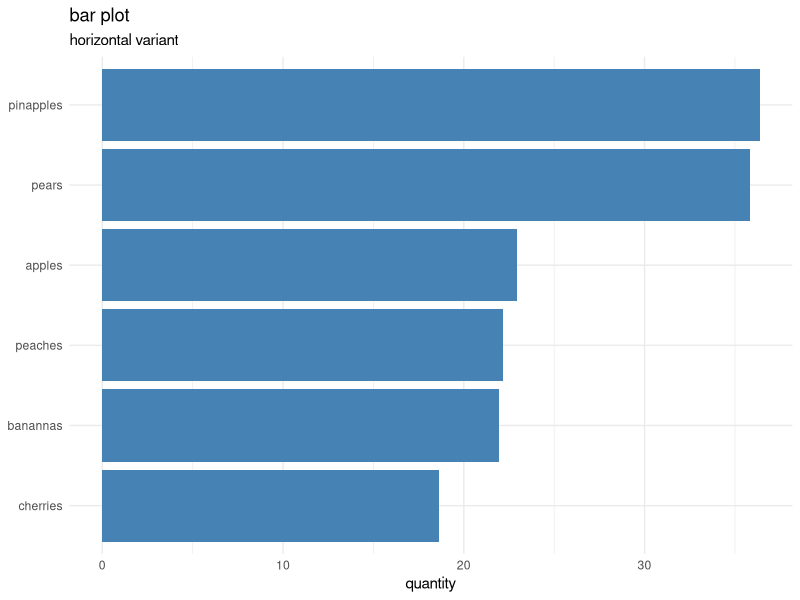

The R source for this figure: (Note: this script raises an error after producing the figure.)
## ---- chunk 1
library(tidyverse)
## ---- chunk 2

# create dummy categorical data
categorical_data <- 
  tibble(fruit = c("apples", "pears", "banannas", "pinapples", "cherries", "peaches"),
         quantity = runif(6, 5, 70)) %>% 
  
  # for categorical graphs its often useful to make the category a factor. This lets
  # you control the order by which it appears on the plot. Below we use fct_reorder
  # from the forcats package to reorder the fruit variable by the quantity of fruit.
  mutate(fruit = forcats::fct_reorder(fruit, quantity))



# barchart

# ggplot is the first command for any ggplot2 plot. data and aestetics aes()
# can be defined here or in any individual geom_*(function) 
ggplot(data = categorical_data, aes(x = fruit, y = quantity)) +
  
  # geom_bar takes a quantity from a "tidy" dataset, here we just have one
  # category-value pair so we use geom_col instead
  geom_col(fill = "steelblue", color = NA) +
  
  # themes change the overall look of the plot. these can also be modified
  # further if need be (also can use packaged themes like theme_economist)
  theme_minimal() +
  
  # coord_flip flips the x and y axis which is useful for making bar charts
  # with lots of values. Omit to make normal bar chart
  coord_flip() +
  
  xlab(NULL)+
  
  # title the plot, can also have a subtitle
  ggtitle(label = "bar plot",
          subtitle = "horizontal variant")

## ---- chunk 3

# create a randomish set of categorical data
multi_categorical_data <- 
bind_rows(  
  
  tibble(
    type = "meat",
    food = c("steak", "bacon", "chicken", "turkey"),
    quantity = (runif(4, 1, 25) %>% round(0))),
  
  tibble(type = "dairy",
         food = c("cheese", "milk", "cream"),
         quantity =(runif(3, 1, 25) %>% round(0))),
  
  tibble(type = "produce",
         food = c("tomato", "lettuce", "carrot", "broccoli", "cucumber", "banana", "pear"),
         quantity =(runif(7, 1, 25) %>% round(0)))
  
  ) %>% 

  # for categorical graphs its often useful to make the category a factor. This lets
  # you control the order by which it appears on the plot. Below we use fct_reorder
  # from the forcats package to reorder the fruit variable by the quantity of fruit.
  mutate(food = forcats::fct_reorder(food, quantity))


# barchart

# ggplot is the first command for any ggplot2 plot. data and aestetics aes()
# can be defined here or in any individual geom_*(function)
multi_categorical_data %>% 
ggplot(aes(x = food, y = quantity)) +
    
    # geom_bar takes a quantity from a "tidy" dataset, here we just have one
    # category-value pair so we use geom_col instead. 
    # Fill is set to type so that each type gets a different color.
    # Set color to NA to remove border from bars.
    geom_col(aes(fill = type), color = NA, width = 0.8) + 
    
    # use the wesanderson package (based on movie schemes) to add moonrise2 palette
    # to graph. The wes_palette() function returns a vector of color values which
    # is then applied to scale_fill_manual
    scale_fill_manual(values = wes_palette("Moonrise2", n = 3)) +
    
    # no x label
    xlab(NULL) +
    
    # modify the y scale so that it doesnt expand and so that the limits of 
    # the scale extend 5% past the upper limit of the data which is sometimes useful
    # if you have labels for the data or want to give the graph extra "breathing room"
    scale_y_continuous(
         name = NULL,
         expand = c(0, 0),
         limits = c(0, max(multi_categorical_data$quantity) * 1.05),
         breaks = pretty_breaks(6)) +
    
    # This graph uses theme_cowplot and then is modified using the theme() function
    # to remove the y axis line and ticks as well as moving the legend position and
    # removing its title.
    theme_cowplot(font_size = 11) +
    theme(axis.line.y = element_blank(),
          axis.ticks = element_blank(),
          legend.title = element_blank(),
          legend.position = "bottom") +
  
    # coord_flip flips the x and y axis which is useful for making bar charts
    # with lots of values. Omit to make normal bar chart
    coord_flip() +
    
    # title the plot, can also have a subtitle
    ggtitle(label = "multi-category bar chart",
            subtitle = "horizontal")

  

